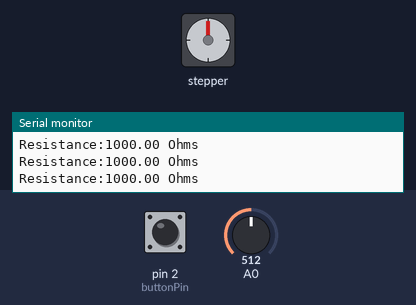
A sketch run on a simulated Arduino Uno, built with avr-gcc and run on an emulated ATmega328P. On the bench: stepper motor, the last lines printed to the serial monitor. Inputs (shaded band) come from the test bench; at power-on: pin 2 (buttonPin) LOW, A0 = 512. Stepper angles assume 4096 steps per turn.

Above: at 1.2 s.
1.3 s: pin 2 (buttonPin) pulled HIGH for 0.15 s
At 2.82 s:
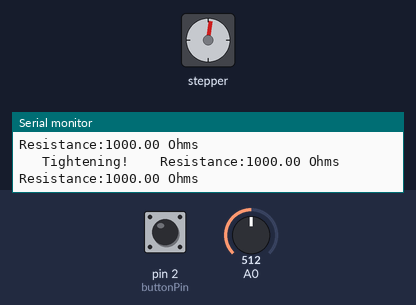
At 3.38 s:
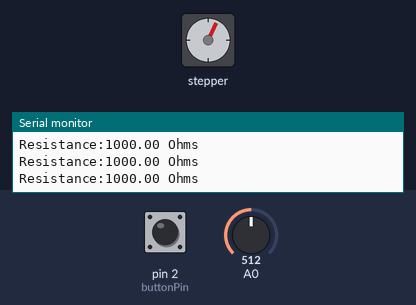
4.4 s: A0 set to 667
7.4 s: A0 set to 701
At 8.4 s:
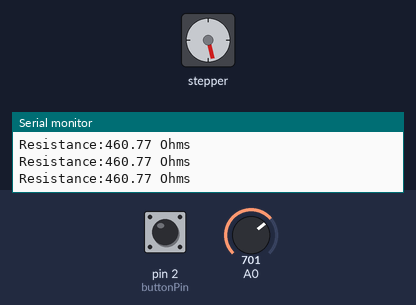
9.4 s: pin 2 (buttonPin) pulled HIGH for 1 s
At 15.8 s:
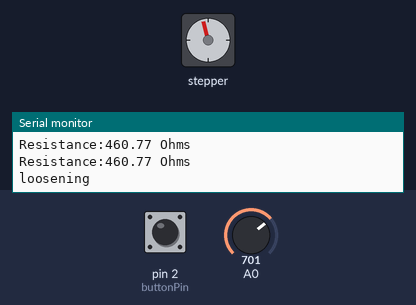
18.7 s: A0 set to 521
21.7 s: A0 set to 500
Timing chart, 0 to 24.2 s (numbered marks = the images above; inputs shaded):
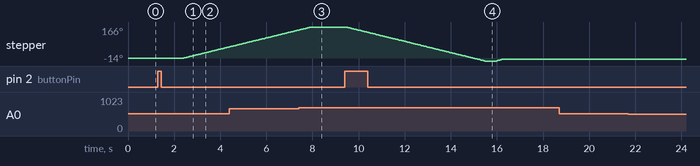

The sketch:

autoStrap.ino
```cpp
/* Example sketch to control a 28BYJ-48 stepper motor with ULN2003 driver board and Arduino UNO. More info: https://www.makerguides.com */

// Include the Arduino Stepper.h library:
#include <Stepper.h>
/*
  Resistance Measurement - www.circuits4you.com
  Reads an analog input on pin 0, converts it to resistance, and prints the result to the serial monitor.
*/

// Define number of steps per rotation:
const int stepsPerRevolution = 4096;
const int buttonPin = 2;
boolean isTight = false;
int buttonState = 0;
boolean tightening = false;
boolean loosening = false;
// Wiring:
// Pin 8 to IN1 on the ULN2003 driver
// Pin 9 to IN2 on the ULN2003 driver
// Pin 10 to IN3 on the ULN2003 driver
// Pin 11 to IN4 on the ULN2003 driver

// Create stepper object called 'myStepper', note the pin order:
Stepper myStepper = Stepper(stepsPerRevolution, 8, 10, 9, 11);
// the setup routine runs once when you press reset:
void setup() {
  // initialize serial communication at 9600 bits per second:
  Serial.begin(9600);

  pinMode(buttonPin, INPUT);
  // Set the speed to 5 rpm:
  myStepper.setSpeed(5);
}


// the loop routine runs over and over again forever:
void loop() {
  // read the input on analog pin 0:
  buttonState = digitalRead(buttonPin);
  int sensorValue = analogRead(A0);

  // Convert the analog reading (which goes from 0 - 1023) to a voltage (0 - 5V):
  float voltage = sensorValue * (5.0 / 1024.0);

  float I = voltage / 1000;
  float VRx = 5 - voltage;
  float Rx = VRx / I;
  Rx = (5 - voltage) / I;

  // print out the value you read:
  Serial.print("Resistance:");
  Serial.print(Rx);
  Serial.println(" Ohms");
  // delay(500);

  //to tighten the strap
  if (!isTight && buttonState == HIGH) {
    Serial.print("   Tightening!    ");
    delay(1000);
    tightening = true;
  }
  else if (tightening && Rx > 500) {
    myStepper.step(100);
  }
  else if (Rx < 500 && !isTight) {
    Serial.println("\n Done!");
    myStepper.step(100);
    tightening = false;
    isTight = true;
  }
  //loosening
  if (isTight && buttonState == HIGH && !tightening) {
    loosening = true;
  }
  if (loosening) {
    Serial.println("loosening");
    myStepper.step(-stepsPerRevolution / 2);
    delay(500);
    isTight = false;
    loosening = false;
    Serial.println("Loose!");
  }


}
```

Measured:
- the behaviour switches between 682 and 683 on A0 (found by bisection; images 2 and 3)
- after the input at 1.3 s, stepper: keeps turning clockwise at about 30°/s, starting after 1.1 s
- after the input at 7.4 s, stepper: goes on until 7.9 s, then stays 166°
- after the input at 9.4 s, stepper: turns 180° counter-clockwise in 6.0 s, then 9° clockwise in 0.27 s
